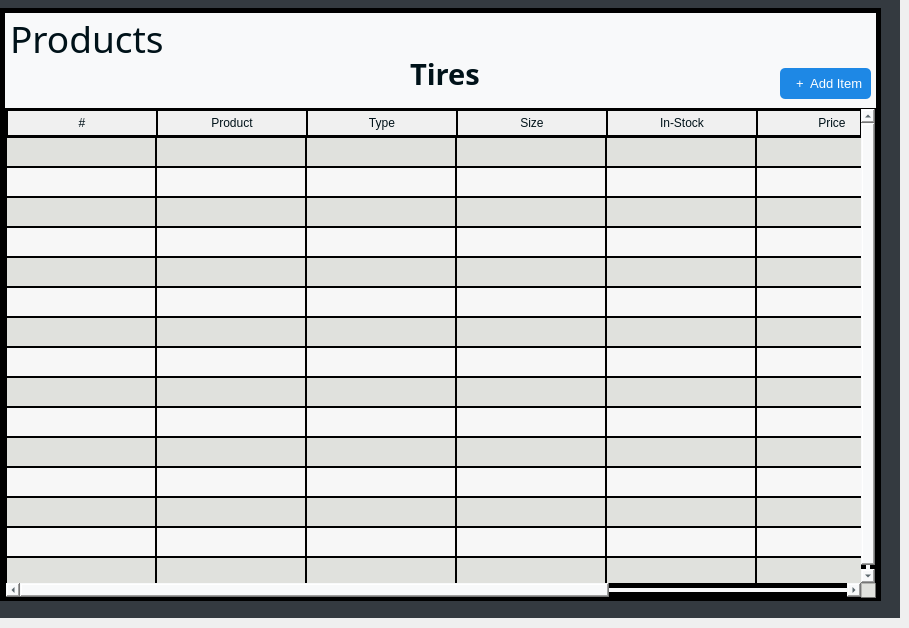
     <widget class="QWidget" name="prodTiresStackedWidget">
      <widget class="QWidget" name="widget_4" native="true">
       <property name="geometry">
        <rect>
         <x>0</x>
         <y>-1</y>
         <width>900</width>
         <height>619</height>
        </rect>
       </property>
       <property name="styleSheet">
        <string notr="true">background-color: rgb(52, 58, 64);</string>
       </property>
       <widget class="QWidget" name="widget_5" native="true">
        <property name="geometry">
         <rect>
          <x>0</x>
          <y>9</y>
          <width>881</width>
          <height>593</height>
         </rect>
        </property>
        <property name="styleSheet">
         <string notr="true">QWidget{
background-color: rgb(248, 249, 250);
border:5px solid  ;
color: rgb(0, 18, 25);
}
</string>
        </property>
        <widget class="QLabel" name="dashboardLabel_2">
         <property name="geometry">
          <rect>
           <x>10</x>
           <y>10</y>
           <width>181</width>
           <height>41</height>
          </rect>
         </property>
         <property name="font">
          <font>
           <family>Segoe UI Light</family>
           <pointsize>28</pointsize>
          </font>
         </property>
         <property name="styleSheet">
          <string notr="true">border:none;</string>
         </property>
         <property name="text">
          <string>Products</string>
         </property>
        </widget>
        <widget class="QLabel" name="dashboardLabel_3">
         <property name="geometry">
          <rect>
           <x>410</x>
           <y>40</y>
           <width>121</width>
           <height>51</height>
          </rect>
         </property>
         <property name="font">
          <font>
           <family>Segoe UI Semibold</family>
           <pointsize>22</pointsize>
           <weight>75</weight>
           <bold>true</bold>
          </font>
         </property>
         <property name="styleSheet">
          <string notr="true">border:none;</string>
         </property>
         <property name="text">
          <string>Tires</string>
         </property>
        </widget>
        <widget class="QTableWidget" name="tiresTableWidget">
         <property name="geometry">
          <rect>
           <x>5</x>
           <y>100</y>
           <width>871</width>
           <height>490</height>
          </rect>
         </property>
         <property name="palette">
          <palette>
           <active>
            <colorrole role="WindowText">
             <brush brushstyle="SolidPattern">
              <color alpha="255">
               <red>0</red>
               <green>18</green>
               <blue>25</blue>
              </color>
             </brush>
            </colorrole>
            <colorrole role="Button">
             <brush brushstyle="SolidPattern">
              <color alpha="255">
               <red>224</red>
               <green>225</green>
               <blue>221</blue>
              </color>
             </brush>
            </colorrole>
            <colorrole role="Text">
             <brush brushstyle="SolidPattern">
              <color alpha="255">
               <red>0</red>
               <green>18</green>
               <blue>25</blue>
              </color>
             </brush>
            </colorrole>
            <colorrole role="ButtonText">
             <brush brushstyle="SolidPattern">
              <color alpha="255">
               <red>0</red>
               <green>18</green>
               <blue>25</blue>
              </color>
             </brush>
            </colorrole>
            <colorrole role="Base">
             <brush brushstyle="SolidPattern">
              <color alpha="255">
               <red>224</red>
               <green>225</green>
               <blue>221</blue>
              </color>
             </brush>
            </colorrole>
            <colorrole role="Window">
             <brush brushstyle="SolidPattern">
              <color alpha="255">
               <red>224</red>
               <green>225</green>
               <blue>221</blue>
              </color>
             </brush>
            </colorrole>
            <colorrole role="PlaceholderText">
             <brush brushstyle="NoBrush">
              <color alpha="128">
               <red>0</red>
               <green>18</green>
               <blue>25</blue>
              </color>
             </brush>
            </colorrole>
           </active>
           <inactive>
            <colorrole role="WindowText">
             <brush brushstyle="SolidPattern">
              <color alpha="255">
               <red>0</red>
               <green>18</green>
               <blue>25</blue>
              </color>
             </brush>
            </colorrole>
            <colorrole role="Button">
             <brush brushstyle="SolidPattern">
              <color alpha="255">
               <red>224</red>
               <green>225</green>
               <blue>221</blue>
              </color>
             </brush>
            </colorrole>
            <colorrole role="Text">
             <brush brushstyle="SolidPattern">
              <color alpha="255">
               <red>0</red>
               <green>18</green>
               <blue>25</blue>
              </color>
             </brush>
            </colorrole>
            <colorrole role="ButtonText">
             <brush brushstyle="SolidPattern">
              <color alpha="255">
               <red>0</red>
               <green>18</green>
               <blue>25</blue>
              </color>
             </brush>
            </colorrole>
            <colorrole role="Base">
             <brush brushstyle="SolidPattern">
              <color alpha="255">
               <red>224</red>
               <green>225</green>
               <blue>221</blue>
              </color>
             </brush>
            </colorrole>
            <colorrole role="Window">
             <brush brushstyle="SolidPattern">
              <color alpha="255">
               <red>224</red>
               <green>225</green>
               <blue>221</blue>
              </color>
             </brush>
            </colorrole>
            <colorrole role="PlaceholderText">
             <brush brushstyle="NoBrush">
              <color alpha="128">
               <red>0</red>
               <green>18</green>
               <blue>25</blue>
              </color>
             </brush>
            </colorrole>
           </inactive>
           <disabled>
            <colorrole role="WindowText">
             <brush brushstyle="SolidPattern">
              <color alpha="255">
               <red>0</red>
               <green>18</green>
               <blue>25</blue>
              </color>
             </brush>
            </colorrole>
            <colorrole role="Button">
             <brush brushstyle="SolidPattern">
              <color alpha="255">
               <red>224</red>
               <green>225</green>
               <blue>221</blue>
              </color>
             </brush>
            </colorrole>
            <colorrole role="Text">
             <brush brushstyle="SolidPattern">
              <color alpha="255">
               <red>0</red>
               <green>18</green>
               <blue>25</blue>
              </color>
             </brush>
            </colorrole>
            <colorrole role="ButtonText">
             <brush brushstyle="SolidPattern">
              <color alpha="255">
               <red>0</red>
               <green>18</green>
               <blue>25</blue>
              </color>
             </brush>
            </colorrole>
            <colorrole role="Base">
             <brush brushstyle="SolidPattern">
              <color alpha="255">
               <red>224</red>
               <green>225</green>
               <blue>221</blue>
              </color>
             </brush>
            </colorrole>
            <colorrole role="Window">
             <brush brushstyle="SolidPattern">
              <color alpha="255">
               <red>224</red>
               <green>225</green>
               <blue>221</blue>
              </color>
             </brush>
            </colorrole>
            <colorrole role="PlaceholderText">
             <brush brushstyle="NoBrush">
              <color alpha="128">
               <red>0</red>
               <green>18</green>
               <blue>25</blue>
              </color>
             </brush>
            </colorrole>
           </disabled>
          </palette>
         </property>
         <property name="font">
          <font>
           <pointsize>12</pointsize>
          </font>
         </property>
         <property name="cursor" stdset="0">
          <cursorShape>PointingHandCursor</cursorShape>
         </property>
         <property name="focusPolicy">
          <enum>Qt::NoFocus</enum>
         </property>
         <property name="styleSheet">
          <string notr="true">QWidget{
border: 1px solid black;
background-color: #e0e1dd;

}
/* QTableWidget items (cells) */
QTableWidget::item {
    border:1px solid black;
}

/* QTableWidget headers */
QHeaderView::section {
    border: 1px solid black;
    background: rgb(240, 240, 240); /* Optional: Header background color */
    padding: 4px;
}

/* Vertical scrollbar */
QScrollBar:vertical {
    border: 2px solid black;
    background: rgb(52, 58, 64); /* Scrollbar background color */
    width: 13px;
    margin: 0px 0px 0px 0px;
}

QScrollBar::handle:vertical {
    background: #000000; /* Scrollbar handle color */
    border: 1px solid white;
    border-radius: 4px;
    min-height: 15px;
}

QScrollBar::add-line:vertical {
    background: #000000; /* Down button color */
    height: 20px;
    subcontrol-position: bottom;
    subcontrol-origin: margin;
}

QScrollBar::sub-line:vertical {
    background: #000000; /* Up button color */
    height: 20px;
    subcontrol-position: top;
    subcontrol-origin: margin;
}

QScrollBar::up-arrow:vertical, QScrollBar::down-arrow:vertical {
    border: 1px solid grey;
    width: 5px;
    height: 5px;
    background: white;
}

QScrollBar::add-page:vertical, QScrollBar::sub-page:vertical {
    background: none;
}

/* Horizontal scrollbar */
QScrollBar:horizontal {
    border: 2px solid black;
    background: rgb(52, 58, 64); /* Scrollbar background color */
    height: 13px;
    margin: 0px 0px 0px 0px;
}

QScrollBar::handle:horizontal {
    background: #000000; /* Scrollbar handle color */
    border: 1px solid white;
    border-radius: 4px;
    min-width: 20px;
}

QScrollBar::add-line:horizontal {
    background: #000000; /* Right button color */
    width: 20px;
    subcontrol-position: right;
    subcontrol-origin: margin;
}

QScrollBar::sub-line:horizontal {
    background: #000000; /* Left button color */
    width: 20px;
    subcontrol-position: left;
    subcontrol-origin: margin;
}

QScrollBar::left-arrow:horizontal, QScrollBar::right-arrow:horizontal {
    border: 1px solid grey;
    width: 3px;
    height: 3px;
    background: white;
}

QScrollBar::add-page:horizontal, QScrollBar::sub-page:horizontal {
    background: none;
}

</string>
         </property>
         <property name="frameShadow">
          <enum>QFrame::Sunken</enum>
         </property>
         <property name="editTriggers">
          <set>QAbstractItemView::DoubleClicked|QAbstractItemView::SelectedClicked</set>
         </property>
         <property name="tabKeyNavigation">
          <bool>false</bool>
         </property>
         <property name="showDropIndicator" stdset="0">
          <bool>false</bool>
         </property>
         <property name="dragDropOverwriteMode">
          <bool>false</bool>
         </property>
         <property name="alternatingRowColors">
          <bool>true</bool>
         </property>
         <property name="selectionMode">
          <enum>QAbstractItemView::SingleSelection</enum>
         </property>
         <property name="selectionBehavior">
          <enum>QAbstractItemView::SelectRows</enum>
         </property>
         <property name="textElideMode">
          <enum>Qt::ElideRight</enum>
         </property>
         <property name="verticalScrollMode">
          <enum>QAbstractItemView::ScrollPerPixel</enum>
         </property>
         <property name="horizontalScrollMode">
          <enum>QAbstractItemView::ScrollPerPixel</enum>
         </property>
         <property name="showGrid">
          <bool>false</bool>
         </property>
         <property name="wordWrap">
          <bool>true</bool>
         </property>
         <property name="rowCount">
          <number>15</number>
         </property>
         <attribute name="horizontalHeaderDefaultSectionSize">
          <number>150</number>
         </attribute>
         <attribute name="horizontalHeaderShowSortIndicator" stdset="0">
          <bool>true</bool>
         </attribute>
         <attribute name="horizontalHeaderStretchLastSection">
          <bool>true</bool>
         </attribute>
         <attribute name="verticalHeaderVisible">
          <bool>false</bool>
         </attribute>
         <row/>
         <row/>
         <row/>
         <row/>
         <row/>
         <row/>
         <row/>
         <row/>
         <row/>
         <row/>
         <row/>
         <row/>
         <row/>
         <row/>
         <row/>
         <column>
          <property name="text">
           <string>#</string>
          </property>
         </column>
         <column>
          <property name="text">
           <string>Product</string>
          </property>
         </column>
         <column>
          <property name="text">
           <string>Type</string>
          </property>
         </column>
         <column>
          <property name="text">
           <string>Size</string>
          </property>
         </column>
         <column>
          <property name="text">
           <string>In-Stock</string>
          </property>
         </column>
         <column>
          <property name="text">
           <string>Price</string>
          </property>
         </column>
         <column>
          <property name="text">
           <string>Supplier</string>
          </property>
         </column>
         <column>
          <property name="text">
           <string>Action</string>
          </property>
         </column>
        </widget>
        <widget class="QPushButton" name="tiresAddProdButton">
         <property name="geometry">
          <rect>
           <x>780</x>
           <y>60</y>
           <width>91</width>
           <height>31</height>
          </rect>
         </property>
         <property name="cursor">
          <cursorShape>PointingHandCursor</cursorShape>
         </property>
         <property name="styleSheet">
          <string notr="true">
QPushButton {
				color: white;
                border: none;
                font-size: 13px;
                border-radius: 5px;
                background-color: #1e88e5;
            }
            QPushButton:hover {
                background-color: #1976d2;
            }
            QPushButton:pressed {
                background-color: #1e88e5;
            }</string>
         </property>
         <property name="text">
          <string>  +  Add Item</string>
         </property>
        </widget>
       </widget>
      </widget>
     </widget>
